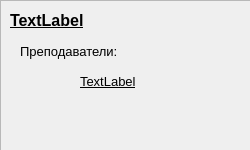
<?xml version="1.0" encoding="UTF-8"?>
<ui version="4.0">
 <class>CourseSample</class>
 <widget class="QWidget" name="CourseSample">
  <property name="geometry">
   <rect>
    <x>0</x>
    <y>0</y>
    <width>250</width>
    <height>150</height>
   </rect>
  </property>
  <property name="minimumSize">
   <size>
    <width>250</width>
    <height>150</height>
   </size>
  </property>
  <property name="maximumSize">
   <size>
    <width>250</width>
    <height>150</height>
   </size>
  </property>
  <property name="font">
   <font>
    <family>Arial</family>
   </font>
  </property>
  <property name="windowTitle">
   <string>Form</string>
  </property>
  <widget class="QFrame" name="frame">
   <property name="geometry">
    <rect>
     <x>0</x>
     <y>0</y>
     <width>251</width>
     <height>151</height>
    </rect>
   </property>
   <property name="frameShape">
    <enum>QFrame::StyledPanel</enum>
   </property>
   <property name="frameShadow">
    <enum>QFrame::Raised</enum>
   </property>
   <widget class="QLabel" name="label">
    <property name="geometry">
     <rect>
      <x>20</x>
      <y>40</y>
      <width>131</width>
      <height>22</height>
     </rect>
    </property>
    <property name="font">
     <font>
      <family>Arial</family>
      <pointsize>10</pointsize>
     </font>
    </property>
    <property name="text">
     <string>Преподаватели:</string>
    </property>
   </widget>
   <widget class="QLabel" name="supportL">
    <property name="geometry">
     <rect>
      <x>80</x>
      <y>70</y>
      <width>151</width>
      <height>22</height>
     </rect>
    </property>
    <property name="font">
     <font>
      <family>Arial</family>
      <pointsize>10</pointsize>
      <underline>true</underline>
     </font>
    </property>
    <property name="text">
     <string>TextLabel</string>
    </property>
   </widget>
   <widget class="QLabel" name="courseL">
    <property name="geometry">
     <rect>
      <x>10</x>
      <y>10</y>
      <width>215</width>
      <height>21</height>
     </rect>
    </property>
    <property name="font">
     <font>
      <family>Arial</family>
      <pointsize>12</pointsize>
      <bold>true</bold>
      <underline>true</underline>
     </font>
    </property>
    <property name="text">
     <string>TextLabel</string>
    </property>
   </widget>
  </widget>
 </widget>
 <resources/>
 <connections/>
</ui>
